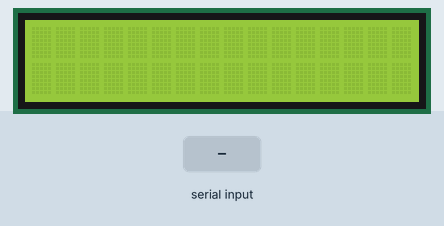
The sketch below on a simulated Arduino Uno, built with avr-gcc and run on an emulated ATmega328P. Parts: 16×2 character LCD. Inputs (shaded band) come from the test bench.

Above: at 1.2 s.
1.3 s: "1" received over Serial
At 1.55 s:
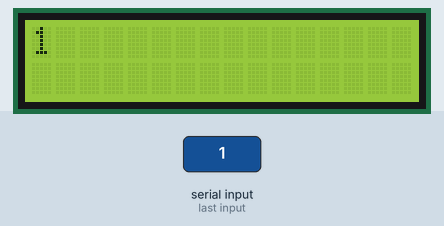
Timing chart, 0 to 4.3 s (numbered marks = the images above; inputs shaded):
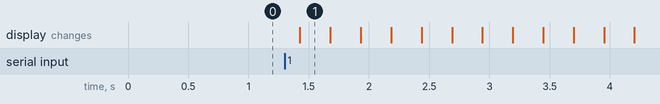

Measured:
- after the input at 1.3 s, the display: changes after 0.13 s (image 1)

The sketch:

serialText2LCDscroll.ino
```cpp
#include <LiquidCrystal.h>

const int rs = 12, en = 11, d4 = 5, d5 = 4, d6 = 3, d7 = 2;
LiquidCrystal lcd(rs, en, d4, d5, d6, d7);

String message = "";    // Store the incoming message
int scrollPos = 0;      // Position for scrolling

void setup() {
  lcd.begin(16, 2);       // Set up the LCD with 16 columns and 2 rows
  Serial.begin(9600);     // Initialize serial communication
}

void loop() {
  // Read serial input
  if (Serial.available()) {
    delay(100);           // Wait for the entire message to arrive
    message = "";         // Clear the previous message
    while (Serial.available() > 0) {
      message += (char)Serial.read();  // Append each character to the message
    }
    scrollPos = 0;        // Reset scrolling position
  }

  // If message is longer than the LCD width, scroll it from left to right
  lcd.clear();
  lcd.setCursor(0, 0);      // Start at the beginning of the LCD
  lcd.print(message.substring(scrollPos, scrollPos + 16)); // Display part of the message

  // Adjust scrolling position
  scrollPos++;
  if (scrollPos > message.length()) { // If reached the end, reset to the beginning
    scrollPos = 0;
  }

  delay(250);                // Adjust scroll speed by changing the delay
}
```
